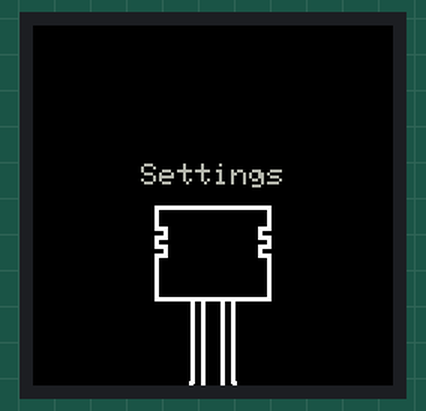
Recording of a sketch running on a simulated ESP32. Shown: 240×240 colour display.

Above: at 1.05 s.
At 2.0 s:
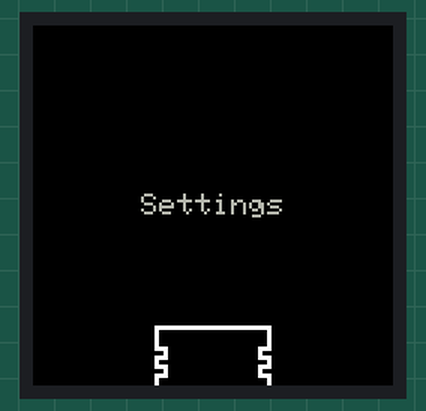
At 13.6 s:
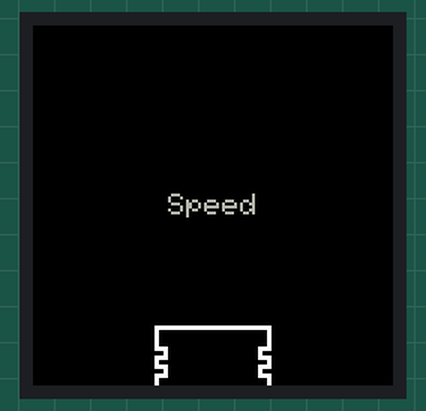
At 19.5 s:
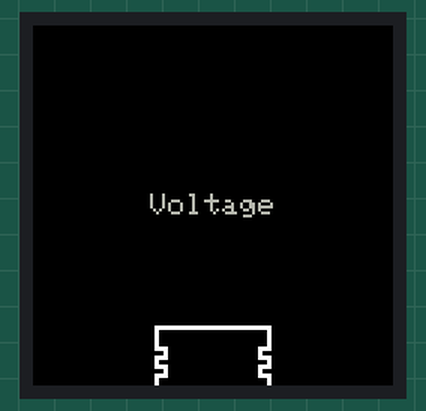
At 25.3 s:
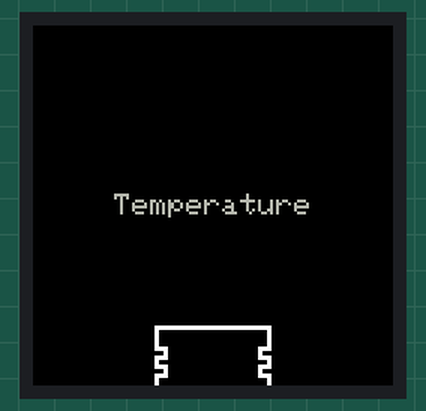
At 37.0 s:
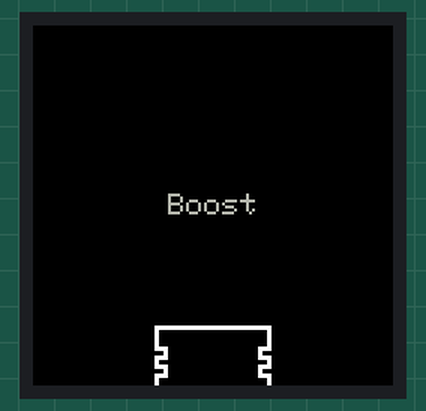

Measured:
- what the display in image 1 shows lasts 1.4 s, from 1.9 s to 3.3 s

The sketch:

esp_pistonmenu.ino
```cpp
#include <SPI.h>

#include <TFT_eSPI.h>       // Hardware-specific library
#include "bielle.h"
#include "piston_head.h"

TFT_eSPI tft = TFT_eSPI();  // Invoke custom library
TFT_eSprite bielle_spr = TFT_eSprite(&tft);
TFT_eSprite piston_head_spr = TFT_eSprite(&tft);
TFT_eSprite piston = TFT_eSprite(&tft);

float pistony=120;
int angle=0;
boolean rotate = true;
boolean goup=false;

String menu[5]={"Settings","Boost","Speed","Voltage","Temperature"};

int menu_selected=0;

void setup(void) {
  tft.init();
  tft.fillScreen(TFT_BLACK);

  bielle_spr.setColorDepth(8);
  bielle_spr.createSprite(54 , 176);
  bielle_spr.fillSprite(TFT_BLACK);
  bielle_spr.pushImage(0,0,54,176,bielle);

  piston_head_spr.setColorDepth(8);
  piston_head_spr.createSprite(78 , 64);
  piston_head_spr.fillSprite(TFT_BLACK);
  piston_head_spr.pushImage(0,0,78,64,pistonhead);

  piston.setColorDepth(8);
  piston.createSprite(240 , 240);
  piston.fillSprite(TFT_BLACK);

  delay(500);

}

void loop() {
  piston.fillSprite(TFT_BLACK);

  piston.setPivot(120-sin(angle*PI/180)*(bielle_spr.height()/2),pistony+cos(angle*PI/180)*(bielle_spr.height()/2)+(piston_head_spr.height()/2));

  bielle_spr.pushRotated(&piston,angle);

  piston_head_spr.pushToSprite(&piston,120-(piston_head_spr.width()/2),pistony);

  piston.setTextColor(0xA534);
  piston.setTextDatum(MC_DATUM);
  piston.setTextSize(2);
  piston.drawString(menu[menu_selected],120,min(120,int(pistony-20)));

  piston.pushSprite(0,0);


if(rotate)
{
    if(pistony>40 && goup)
  {
    pistony-=max(float(8),2*float(-0.0015625*pow(pistony,2)+0.375*pistony-12.5));
    angle=20*sin(0.0196*(pistony-40));
  }
  else if(pistony<200 && !goup)
  {
    pistony+=max(float(8),2*float(-0.0015625*pow(pistony,2)+0.375*pistony-12.5));
    angle=-20*sin(0.0196*(pistony-40));
  }
  else
  {
    goup = !goup;
    if(goup)
    {
      rotate=!rotate;
      delay(1000);
      rotate=true;
    }
    else
    {
      menu_selected++;
      if(menu_selected>4)
      {
        menu_selected=0;
      }
    }
  }

}


}
```

Source omitted: bielle.h (data table, 91823 bytes), piston_head.h (data table, 48401 bytes)
